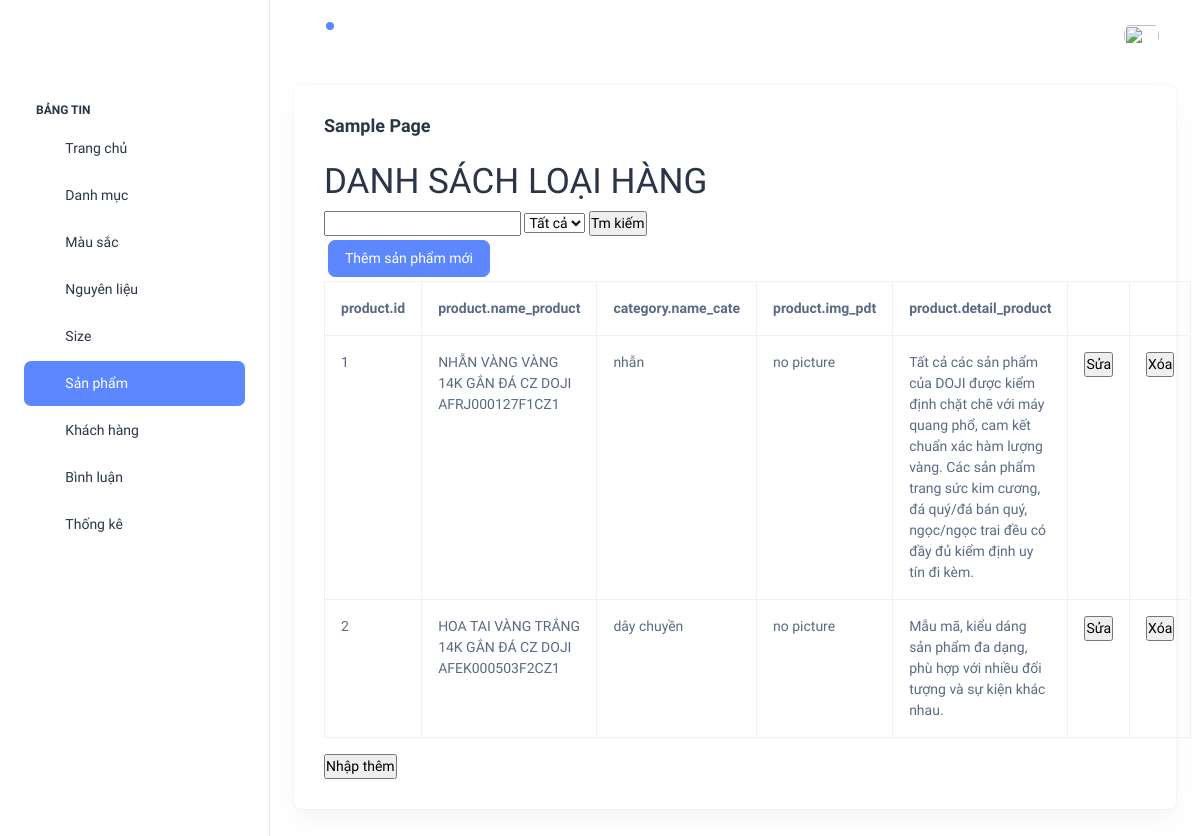
/admin/index.php?act=listsp, run on the app's committed database.
### tables this page shows
CREATE TABLE IF NOT EXISTS `product` (
  `id` int NOT NULL AUTO_INCREMENT,
  `id_cate` int NOT NULL,
  `name_product` text NOT NULL,
  `img_pdt` text NOT NULL,
  `detail_product` text NOT NULL,
  `status` text NOT NULL,
  PRIMARY KEY (`id`),
  KEY `lk_pdt_category` (`id_cate`)
);

CREATE TABLE IF NOT EXISTS `category` (
  `id` int NOT NULL AUTO_INCREMENT,
  `name_cate` text NOT NULL,
  `status` text NOT NULL,
  PRIMARY KEY (`id`)
);

### model/pdo.php (called while the page is built, shortened)
<?php
function pdo_get_connection(){
    $dburl = "mysql:host=localhost;dbname=duan1-hq;charset=utf8";
    $username = 'root';
    $password = '';
    $conn = new PDO($dburl, $username, $password);
    $conn->setAttribute(PDO::ATTR_ERRMODE, PDO::ERRMODE_EXCEPTION);
    return $conn;
}
function pdo_query($sql){
    $sql_args = array_slice(func_get_args(), 1);
    try{
        $conn = pdo_get_connection();
        $stmt = $conn->prepare($sql);
        $stmt->execute($sql_args);
        $rows = $stmt->fetchAll();
        return $rows;
    }
    catch(PDOException $e){
        throw $e;
    }
    finally{
        unset($conn);
    }
}

### model/sanpham.php (called while the page is built, shortened)
<?php
    function loadall_product(){
        $sql =  "select
        product.id, product.name_product, category.name_cate, product.img_pdt, product.detail_product
        from product
        inner join category on category.id = product.id_cate
        order by product.id asc";
        $listsanpham=pdo_query($sql);
        return $listsanpham;
    }
?>

### admin/sanpham/list.php (the view, shortened to what this page needs)
<div class="card">
    <div class="card-body">
        <h5 class="card-title fw-semibold mb-4">Sample Page</h5>
        <div class="row">
            <div class="mb">
                <H1>DANH SÁCH LOẠI HÀNG</H1>
            </div>
            <div>
                <form action="index.php?act=listsp" method="post">
                    <input type="text" name="kyw" id="">
                    <select name="iddm">
                        <option value="0" selected>Tất cả</option>
                    </select>
                    <input type="submit" name="listok" value="Tm kiếm">
                </form>
                <div>
                    <a href="index.php?act=addsp" class="btn btn-primary m-1">Thêm sản phẩm mới</a>
                </div>
            </div>
            <div class="">
                <table class="table table-bordered">
                    <tr>
                        <th scope="col">product.id</th>
                        <th scope="col">product.name_product</th>
                        <th scope="col">category.name_cate</th>
                        <th scope="col">product.img_pdt</th>
                        <th scope="col">product.detail_product</th>
                        <th scope="col"></th>
                        <th scope="col"></th>
                    </tr>
                    <?php
                    foreach ($listsanpham as $sanpham) {
                        extract($sanpham);
                        $hinhpath = "../upload/" . $img_pdt;
                        if (is_file($hinhpath)) {
                            $hinh = "<img src='" . $hinhpath . "' height='100'>";
                        } else {
                            $hinh = "no picture";
                        }
                    ?>
                        <tr>
                            <td scope="row"><?= $id ?></td>
                            <td><?= $name_product ?></td>
                            <td><?= $name_cate ?></td>
                            <td><?= $hinh ?></td>
                            <td><?= $detail_product ?></td>
                            <td><a href="' . $suasp . '"><input type="button" value="Sửa"></a></td>
                            <td><a href="' . $xoasp . '"><input type="button" value="Xóa"></a></td>
                        </tr>
                    <?php
                    }
                    ?>
                </table>
                <div class="">
                    <a href="index.php?act=addsp"><input type="button" value="Nhập thêm"></a>
                </div>
            </div>
        </div>
    </div>
</div>

### data on the page
product: id "1", name_product "NHẪN VÀNG VÀNG 14K GẮN ĐÁ CZ DOJI AFRJ000127F1CZ1", id_cate.name_cate "nhẫn", img_pdt "no picture", detail_product "Tất cả các sản phẩm của DOJI được kiểm định chặt chẽ với máy quang phổ, cam kết chuẩn xác hàm lượng vàng. Các sản phẩm trang sức kim cương, đá quý/đá bán quý, ngọc/ngọc trai đều có đầy đủ kiểm định uy tín đi kèm."
product: id "2", name_product "HOA TAI VÀNG TRẮNG 14K GẮN ĐÁ CZ DOJI AFEK000503F2CZ1", id_cate.name_cate "dây chuyền", img_pdt "no picture", detail_product "Mẫu mã, kiểu dáng sản phẩm đa dạng, phù hợp với nhiều đối tượng và sự kiện khác nhau."
